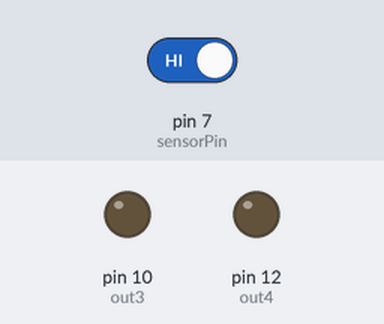
Bench run of a sketch on a simulated Arduino Uno, built with avr-gcc and run on an emulated ATmega328P. Parts: output pins drawn as LEDs (lit = HIGH). The test bench sets the inputs (shaded band); at power-on: pin 7 (sensorPin) HIGH. What the sketch prints to the serial monitor is not drawn.

Above: at 1.2 s.
1.3 s: pin 7 (sensorPin) driven LOW
At 2.0 s:
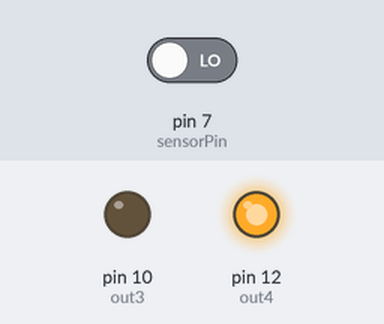
2.8 s: pin 7 (sensorPin) driven HIGH
At 4.7 s:
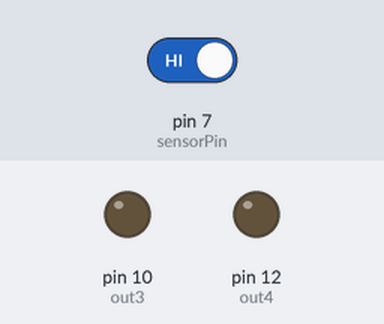
Timing chart, 0 to 6.2 s (numbered marks = the images above; inputs shaded):
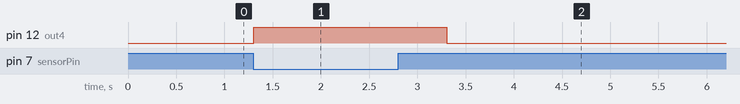

Measured:
- after the input at 1.3 s, pin 12 (out4): LOW → HIGH at once
- after the input at 2.8 s, pin 12 (out4): HIGH → LOW after 0.51 s

The sketch:

motor_sound.ino
```cpp
int sensorPin=7;
boolean val=0;
int out3 = 10;
int out4 = 12;

void setup() {
  pinMode(out3, OUTPUT);
  pinMode(out4, OUTPUT);
  pinMode(sensorPin,INPUT);
  Serial.begin(9600);
}

void loop() {
  val=digitalRead(7);
  Serial.println(val);
  if(val==0)
  {
  digitalWrite(out3, LOW);
  digitalWrite(out4, HIGH);
  delay(1000);
}
  else
  {
   digitalWrite(out3, LOW);
   digitalWrite(out4, LOW);
  }
}
```
